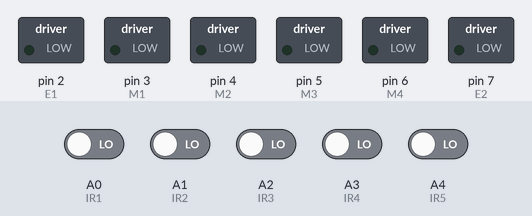
Recording of a sketch running on a simulated Arduino Uno, built with avr-gcc and run on an emulated ATmega328P. Shown: switched loads named in the sketch (green lamp = pin HIGH). Inputs (shaded band) come from the test bench; at power-on: A0 (IR1), A1 (IR2), A2 (IR3), A3 (IR4), A4 (IR5) LOW.

Above: at 1.2 s.
1.3 s: A1 (IR2) driven HIGH
At 2.2 s:
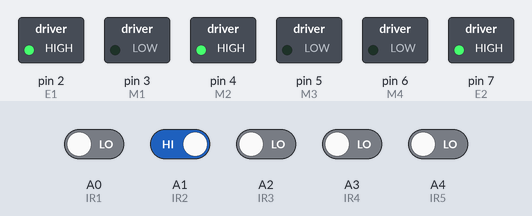
2.8 s: A0 (IR1) driven HIGH
At 3.3 s:
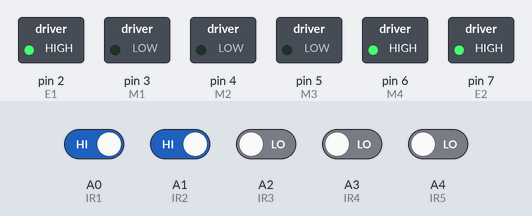
4.3 s: A3 (IR4) driven HIGH
At 5.5 s:
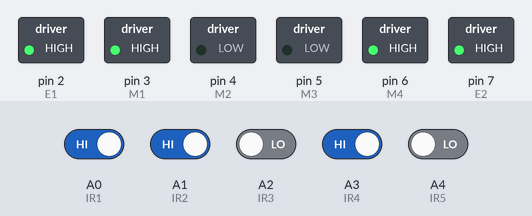
5.8 s: A3 (IR4) driven LOW
At 6.8 s:
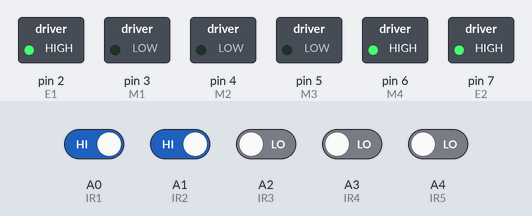
7.3 s: A0 (IR1) driven LOW
At 7.9 s:
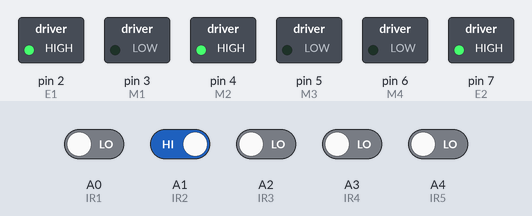
8.8 s: A1 (IR2) driven LOW
At 9.1 s:
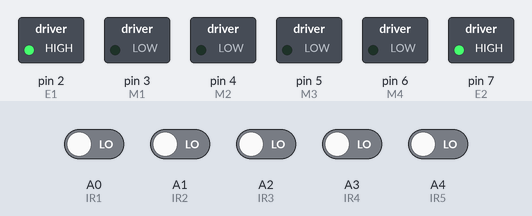
Timing chart, 0 to 11.3 s (numbered marks = the images above; inputs shaded):
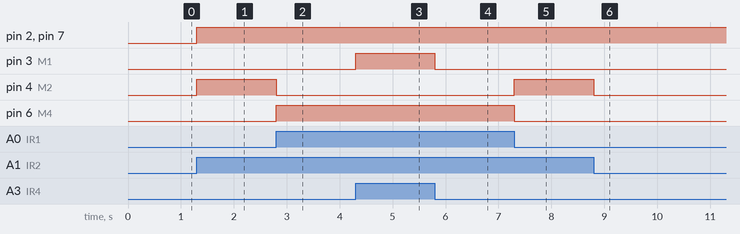

Measured:
- after the input at 1.3 s, pin 2 (E1), pin 4 (M2), pin 7 (E2): LOW → HIGH at once
- after the input at 2.8 s, pin 4 (M2): HIGH → LOW at once; pin 6 (M4): LOW → HIGH at once
- after the input at 4.3 s, pin 3 (M1): LOW → HIGH at once
- after the input at 5.8 s, pin 3 (M1): HIGH → LOW at once
- after the input at 7.3 s, pin 4 (M2): LOW → HIGH at once; pin 6 (M4): HIGH → LOW at once
- after the input at 8.8 s, pin 4 (M2): HIGH → LOW at once

The sketch:

line_following_car.ino
```cpp
// Define motor pins
#define M1 3  // Right Motor MA1
#define M2 4  // Right Motor MA2
#define M3 5  // Left Motor MB1
#define M4 6  // Left Motor MB2
#define E1 2  // Right Motor Enable Pin EA
#define E2 7  // Left Motor Enable Pin EB

// Define IR sensor pins
#define IR1 A0
#define IR2 A1
#define IR3 A2
#define IR4 A3
#define IR5 A4

// Define motor speed
#define MOTOR_SPEED 150

void setup() {
  // Set up motor and IR sensor pins
  pinMode(M1, OUTPUT);
  pinMode(M2, OUTPUT);
  pinMode(M3, OUTPUT);
  pinMode(M4, OUTPUT);
  pinMode(E1, OUTPUT);
  pinMode(E2, OUTPUT);
  pinMode(IR1, INPUT);
  pinMode(IR2, INPUT);
  pinMode(IR3, INPUT);
  pinMode(IR4, INPUT);
  pinMode(IR5, INPUT);
}

void moveRobot(int motor1, int motor2, int motor3, int motor4) {
  digitalWrite(M1, motor1);
  digitalWrite(M2, motor2);
  digitalWrite(M3, motor3);
  digitalWrite(M4, motor4);
}

void loop() {
  // Reading sensor values
  int s1 = digitalRead(IR1);
  int s2 = digitalRead(IR2);
  int s3 = digitalRead(IR3);
  int s4 = digitalRead(IR4);
  int s5 = digitalRead(IR5);

  // Helper function to simplify motor control
  auto go = [](int motor1, int motor2, int motor3, int motor4) {
    analogWrite(E1, MOTOR_SPEED);
    analogWrite(E2, MOTOR_SPEED);
    moveRobot(motor1, motor2, motor3, motor4);
  };

  // Conditions for line following
  if (s2 == 1 && s3 == 0 && s4 == 1) {
    go(HIGH, LOW, LOW, HIGH); // Forward
  } else if (s1 == 1 && s3 == 1 && s4 == 1 && s5 == 0) {
    go(LOW, HIGH, LOW, LOW); // Right
  } else if (s1 == 0 && s2 == 1 && s3 == 1 && s4 == 1) {
    go(LOW, LOW, LOW, HIGH); // Right
  } else if (s1 == 1 && s2 == 1 && s3 == 0 && s4 == 0 && s5 == 1) {
    go(LOW, LOW, LOW, HIGH); // Left
  } else if (s1 == 1 && s2 == 0 && s3 == 0 && s4 == 1 && s5 == 1) {
    go(LOW, HIGH, LOW, LOW); // Right
  } else if (s1 == 0 && s2 == 0 && s3 == 0 && s4 == 1 && s5 == 1) {
    go(LOW, LOW, LOW, HIGH); // Right
  } else if (s1 == 1 && s2 == 1 && s3 == 0 && s4 == 0 && s5 == 0) {
    go(LOW, LOW, LOW, HIGH); // Left
  } else if (s1 == 0 && s2 == 1 && s3 == 0 && s4 == 0 && s5 == 0) {
    go(LOW, HIGH, LOW, LOW); // Right
  } else if (s1 == 0 && s2 == 0 && s3 == 0 && s4 == 1 && s5 == 0) {
    go(LOW, LOW, LOW, HIGH); // Right
  } else if (s1 == 0 && s2 == 0 && s3 == 0 && s4 == 0 && s5 == 0) {
    moveRobot(LOW, LOW, LOW, LOW); // Stop
  }
}
```
